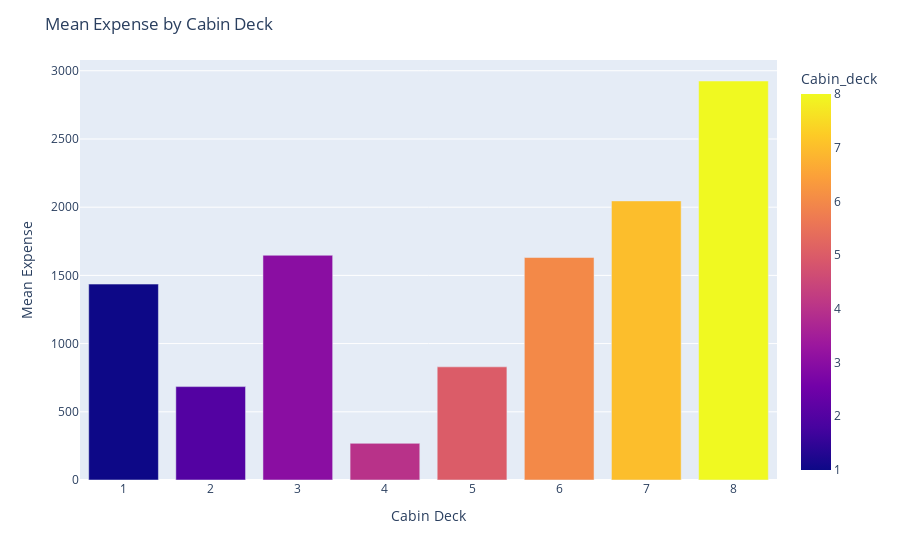

The notebook cell saved with this chart:
### Code cell
# Calculate mean fare by cabin deck
deck_fare = titanic_df.groupby(['Cabin_deck'])['Expenses'].mean().reset_index()

# Sort deck_fare by fare in descending order
deck_fare = deck_fare.sort_values(by='Expenses', ascending=False)

# Create a bar chart of deck_fare
fig = px.bar(deck_fare, x='Cabin_deck', y='Expenses', color='Cabin_deck', barmode='group')

# Update chart labels and title
fig.update_layout(title='Mean Expense by Cabin Deck',
                  xaxis_title='Cabin Deck',
                  yaxis_title='Mean Expense')

# Show the chart
status = fig

status

### Figure 1 — Plotly figure (JSON) as saved in the notebook; plotly's stock layout.template omitted (floating-point values rounded to 4 significant figures)
{"data": [{"alignmentgroup": "True", "hovertemplate": "Cabin_deck=%{marker.color}<br>Expenses=%{y}<extra></extra>", "legendgroup": "", "marker": {"color": [8, 7, 3, 6, 1, 5, 2, 4], "coloraxis": "coloraxis", "pattern": {"shape": ""}}, "name": "", "offsetgroup": "", "orientation": "v", "showlegend": false, "textposition": "auto", "type": "bar", "x": [8, 7, 3, 6, 1, 5, 2, 4], "xaxis": "x", "y": [2925, 2046.0, 1647.0, 1631.0, 1436.0, 829.5, 684.6, 268.8], "yaxis": "y"}], "layout": {"barmode": "group", "coloraxis": {"colorbar": {"title": {"text": "Cabin_deck"}}, "colorscale": [[0, "#0d0887"], [0.1111, "#46039f"], [0.2222, "#7201a8"], [0.3333, "#9c179e"], [0.4444, "#bd3786"], [0.5556, "#d8576b"], [0.6667, "#ed7953"], [0.7778, "#fb9f3a"], [0.8889, "#fdca26"], [1, "#f0f921"]]}, "legend": {"tracegroupgap": 0}, "margin": {"t": 60}, "title": {"text": "Mean Expense by Cabin Deck"}, "xaxis": {"anchor": "y", "domain": [0, 1], "title": {"text": "Cabin Deck"}}, "yaxis": {"anchor": "x", "domain": [0, 1], "title": {"text": "Mean Expense"}}}}
